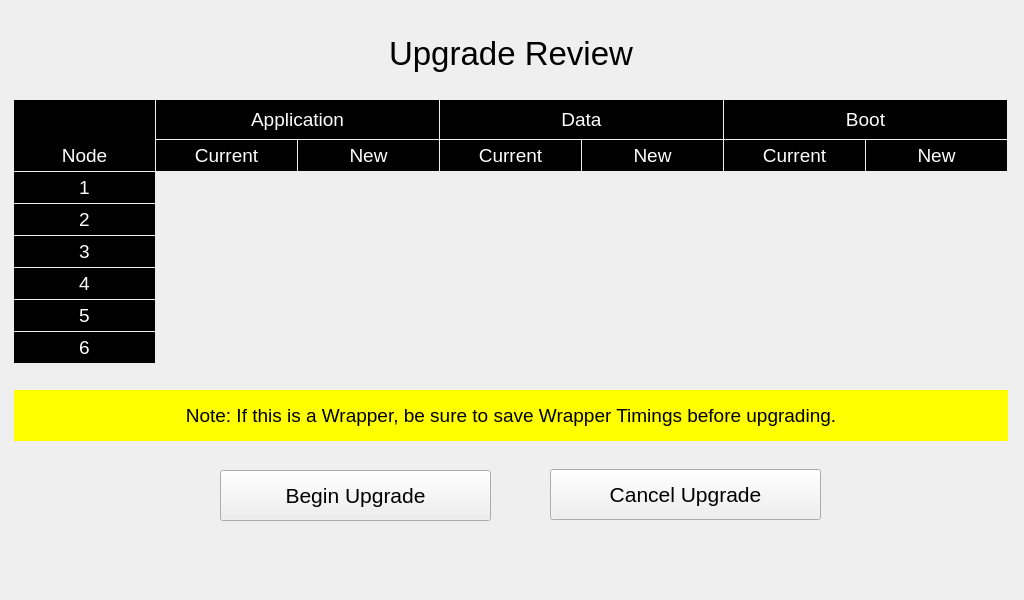
<?xml version="1.0" encoding="UTF-8"?>
<ui version="4.0">
 <class>checkUpgradeAccessWrapper</class>
 <widget class="QWidget" name="checkUpgradeAccessWrapper">
  <property name="geometry">
   <rect>
    <x>0</x>
    <y>0</y>
    <width>1024</width>
    <height>600</height>
   </rect>
  </property>
  <property name="font">
   <font>
    <pointsize>22</pointsize>
   </font>
  </property>
  <property name="windowTitle">
   <string>Form</string>
  </property>
  <widget class="QLabel" name="label_4">
   <property name="geometry">
    <rect>
     <x>156</x>
     <y>100</y>
     <width>283</width>
     <height>39</height>
    </rect>
   </property>
   <property name="font">
    <font>
     <pointsize>14</pointsize>
    </font>
   </property>
   <property name="styleSheet">
    <string notr="true">color: rgb(255, 255, 255);
background-color: rgb(0, 0, 0);</string>
   </property>
   <property name="text">
    <string>Application</string>
   </property>
   <property name="alignment">
    <set>Qt::AlignCenter</set>
   </property>
  </widget>
  <widget class="QLabel" name="label_7">
   <property name="geometry">
    <rect>
     <x>156</x>
     <y>140</y>
     <width>141</width>
     <height>31</height>
    </rect>
   </property>
   <property name="font">
    <font>
     <pointsize>14</pointsize>
    </font>
   </property>
   <property name="styleSheet">
    <string notr="true">color: rgb(255, 255, 255);
background-color: rgb(0, 0, 0);</string>
   </property>
   <property name="text">
    <string>Current</string>
   </property>
   <property name="alignment">
    <set>Qt::AlignCenter</set>
   </property>
  </widget>
  <widget class="QLabel" name="label_9">
   <property name="geometry">
    <rect>
     <x>14</x>
     <y>140</y>
     <width>141</width>
     <height>31</height>
    </rect>
   </property>
   <property name="font">
    <font>
     <pointsize>14</pointsize>
    </font>
   </property>
   <property name="styleSheet">
    <string notr="true">color: rgb(255, 255, 255);
background-color: rgb(0, 0, 0);</string>
   </property>
   <property name="text">
    <string>Node</string>
   </property>
   <property name="alignment">
    <set>Qt::AlignCenter</set>
   </property>
  </widget>
  <widget class="QLabel" name="label_8">
   <property name="geometry">
    <rect>
     <x>14</x>
     <y>100</y>
     <width>141</width>
     <height>41</height>
    </rect>
   </property>
   <property name="font">
    <font>
     <pointsize>14</pointsize>
    </font>
   </property>
   <property name="styleSheet">
    <string notr="true">color: rgb(255, 255, 255);
background-color: rgb(0, 0, 0);</string>
   </property>
   <property name="text">
    <string/>
   </property>
   <property name="alignment">
    <set>Qt::AlignCenter</set>
   </property>
  </widget>
  <widget class="QLabel" name="label_10">
   <property name="geometry">
    <rect>
     <x>298</x>
     <y>140</y>
     <width>141</width>
     <height>31</height>
    </rect>
   </property>
   <property name="font">
    <font>
     <pointsize>14</pointsize>
    </font>
   </property>
   <property name="styleSheet">
    <string notr="true">color: rgb(255, 255, 255);
background-color: rgb(0, 0, 0);</string>
   </property>
   <property name="text">
    <string>New</string>
   </property>
   <property name="alignment">
    <set>Qt::AlignCenter</set>
   </property>
  </widget>
  <widget class="QLabel" name="label_11">
   <property name="geometry">
    <rect>
     <x>582</x>
     <y>140</y>
     <width>141</width>
     <height>31</height>
    </rect>
   </property>
   <property name="font">
    <font>
     <pointsize>14</pointsize>
    </font>
   </property>
   <property name="styleSheet">
    <string notr="true">color: rgb(255, 255, 255);
background-color: rgb(0, 0, 0);</string>
   </property>
   <property name="text">
    <string>New</string>
   </property>
   <property name="alignment">
    <set>Qt::AlignCenter</set>
   </property>
  </widget>
  <widget class="QLabel" name="label_12">
   <property name="geometry">
    <rect>
     <x>440</x>
     <y>140</y>
     <width>141</width>
     <height>31</height>
    </rect>
   </property>
   <property name="font">
    <font>
     <pointsize>14</pointsize>
    </font>
   </property>
   <property name="styleSheet">
    <string notr="true">color: rgb(255, 255, 255);
background-color: rgb(0, 0, 0);</string>
   </property>
   <property name="text">
    <string>Current</string>
   </property>
   <property name="alignment">
    <set>Qt::AlignCenter</set>
   </property>
  </widget>
  <widget class="QLabel" name="label_13">
   <property name="geometry">
    <rect>
     <x>866</x>
     <y>140</y>
     <width>141</width>
     <height>31</height>
    </rect>
   </property>
   <property name="font">
    <font>
     <pointsize>14</pointsize>
    </font>
   </property>
   <property name="styleSheet">
    <string notr="true">color: rgb(255, 255, 255);
background-color: rgb(0, 0, 0);</string>
   </property>
   <property name="text">
    <string>New</string>
   </property>
   <property name="alignment">
    <set>Qt::AlignCenter</set>
   </property>
  </widget>
  <widget class="QLabel" name="label_14">
   <property name="geometry">
    <rect>
     <x>724</x>
     <y>140</y>
     <width>141</width>
     <height>31</height>
    </rect>
   </property>
   <property name="font">
    <font>
     <pointsize>14</pointsize>
    </font>
   </property>
   <property name="styleSheet">
    <string notr="true">color: rgb(255, 255, 255);
background-color: rgb(0, 0, 0);</string>
   </property>
   <property name="text">
    <string>Current</string>
   </property>
   <property name="alignment">
    <set>Qt::AlignCenter</set>
   </property>
  </widget>
  <widget class="QLabel" name="label_15">
   <property name="geometry">
    <rect>
     <x>440</x>
     <y>100</y>
     <width>283</width>
     <height>39</height>
    </rect>
   </property>
   <property name="font">
    <font>
     <pointsize>14</pointsize>
    </font>
   </property>
   <property name="styleSheet">
    <string notr="true">color: rgb(255, 255, 255);
background-color: rgb(0, 0, 0);</string>
   </property>
   <property name="text">
    <string>Data</string>
   </property>
   <property name="alignment">
    <set>Qt::AlignCenter</set>
   </property>
  </widget>
  <widget class="QLabel" name="label_16">
   <property name="geometry">
    <rect>
     <x>724</x>
     <y>100</y>
     <width>283</width>
     <height>39</height>
    </rect>
   </property>
   <property name="font">
    <font>
     <pointsize>14</pointsize>
    </font>
   </property>
   <property name="styleSheet">
    <string notr="true">color: rgb(255, 255, 255);
background-color: rgb(0, 0, 0);</string>
   </property>
   <property name="text">
    <string>Boot</string>
   </property>
   <property name="alignment">
    <set>Qt::AlignCenter</set>
   </property>
  </widget>
  <widget class="QLabel" name="label_17">
   <property name="geometry">
    <rect>
     <x>14</x>
     <y>172</y>
     <width>141</width>
     <height>31</height>
    </rect>
   </property>
   <property name="font">
    <font>
     <pointsize>14</pointsize>
    </font>
   </property>
   <property name="styleSheet">
    <string notr="true">color: rgb(255, 255, 255);
background-color: rgb(0, 0, 0);</string>
   </property>
   <property name="text">
    <string>1</string>
   </property>
   <property name="alignment">
    <set>Qt::AlignCenter</set>
   </property>
  </widget>
  <widget class="QLabel" name="label_18">
   <property name="geometry">
    <rect>
     <x>14</x>
     <y>204</y>
     <width>141</width>
     <height>31</height>
    </rect>
   </property>
   <property name="font">
    <font>
     <pointsize>14</pointsize>
    </font>
   </property>
   <property name="styleSheet">
    <string notr="true">color: rgb(255, 255, 255);
background-color: rgb(0, 0, 0);</string>
   </property>
   <property name="text">
    <string>2</string>
   </property>
   <property name="alignment">
    <set>Qt::AlignCenter</set>
   </property>
  </widget>
  <widget class="QLabel" name="label_19">
   <property name="geometry">
    <rect>
     <x>14</x>
     <y>300</y>
     <width>141</width>
     <height>31</height>
    </rect>
   </property>
   <property name="font">
    <font>
     <pointsize>14</pointsize>
    </font>
   </property>
   <property name="styleSheet">
    <string notr="true">color: rgb(255, 255, 255);
background-color: rgb(0, 0, 0);</string>
   </property>
   <property name="text">
    <string>5</string>
   </property>
   <property name="alignment">
    <set>Qt::AlignCenter</set>
   </property>
  </widget>
  <widget class="QLabel" name="label_20">
   <property name="geometry">
    <rect>
     <x>14</x>
     <y>268</y>
     <width>141</width>
     <height>31</height>
    </rect>
   </property>
   <property name="font">
    <font>
     <pointsize>14</pointsize>
    </font>
   </property>
   <property name="styleSheet">
    <string notr="true">color: rgb(255, 255, 255);
background-color: rgb(0, 0, 0);</string>
   </property>
   <property name="text">
    <string>4</string>
   </property>
   <property name="alignment">
    <set>Qt::AlignCenter</set>
   </property>
  </widget>
  <widget class="QLabel" name="label_21">
   <property name="geometry">
    <rect>
     <x>14</x>
     <y>236</y>
     <width>141</width>
     <height>31</height>
    </rect>
   </property>
   <property name="font">
    <font>
     <pointsize>14</pointsize>
    </font>
   </property>
   <property name="styleSheet">
    <string notr="true">color: rgb(255, 255, 255);
background-color: rgb(0, 0, 0);</string>
   </property>
   <property name="text">
    <string>3</string>
   </property>
   <property name="alignment">
    <set>Qt::AlignCenter</set>
   </property>
  </widget>
  <widget class="QLabel" name="label_22">
   <property name="geometry">
    <rect>
     <x>14</x>
     <y>332</y>
     <width>141</width>
     <height>31</height>
    </rect>
   </property>
   <property name="font">
    <font>
     <pointsize>14</pointsize>
    </font>
   </property>
   <property name="styleSheet">
    <string notr="true">color: rgb(255, 255, 255);
background-color: rgb(0, 0, 0);</string>
   </property>
   <property name="text">
    <string>6</string>
   </property>
   <property name="alignment">
    <set>Qt::AlignCenter</set>
   </property>
  </widget>
  <widget class="QLabel" name="lblCurrentApplication1">
   <property name="geometry">
    <rect>
     <x>156</x>
     <y>172</y>
     <width>141</width>
     <height>31</height>
    </rect>
   </property>
   <property name="font">
    <font>
     <pointsize>14</pointsize>
    </font>
   </property>
   <property name="styleSheet">
    <string notr="true"/>
   </property>
   <property name="text">
    <string notr="true"/>
   </property>
   <property name="alignment">
    <set>Qt::AlignCenter</set>
   </property>
  </widget>
  <widget class="QLabel" name="lblNewApplication1">
   <property name="geometry">
    <rect>
     <x>298</x>
     <y>172</y>
     <width>141</width>
     <height>31</height>
    </rect>
   </property>
   <property name="font">
    <font>
     <pointsize>14</pointsize>
    </font>
   </property>
   <property name="styleSheet">
    <string notr="true"/>
   </property>
   <property name="text">
    <string notr="true"/>
   </property>
   <property name="alignment">
    <set>Qt::AlignCenter</set>
   </property>
  </widget>
  <widget class="QLabel" name="lblCurrentData1">
   <property name="geometry">
    <rect>
     <x>440</x>
     <y>172</y>
     <width>141</width>
     <height>31</height>
    </rect>
   </property>
   <property name="font">
    <font>
     <pointsize>14</pointsize>
    </font>
   </property>
   <property name="styleSheet">
    <string notr="true"/>
   </property>
   <property name="text">
    <string notr="true"/>
   </property>
   <property name="alignment">
    <set>Qt::AlignCenter</set>
   </property>
  </widget>
  <widget class="QLabel" name="lblNewData1">
   <property name="geometry">
    <rect>
     <x>582</x>
     <y>172</y>
     <width>141</width>
     <height>31</height>
    </rect>
   </property>
   <property name="font">
    <font>
     <pointsize>14</pointsize>
    </font>
   </property>
   <property name="styleSheet">
    <string notr="true"/>
   </property>
   <property name="text">
    <string notr="true"/>
   </property>
   <property name="alignment">
    <set>Qt::AlignCenter</set>
   </property>
  </widget>
  <widget class="QLabel" name="lblCurrentBoot1">
   <property name="geometry">
    <rect>
     <x>724</x>
     <y>172</y>
     <width>141</width>
     <height>31</height>
    </rect>
   </property>
   <property name="font">
    <font>
     <pointsize>14</pointsize>
    </font>
   </property>
   <property name="styleSheet">
    <string notr="true"/>
   </property>
   <property name="text">
    <string notr="true"/>
   </property>
   <property name="alignment">
    <set>Qt::AlignCenter</set>
   </property>
  </widget>
  <widget class="QLabel" name="lblNewBoot1">
   <property name="geometry">
    <rect>
     <x>866</x>
     <y>172</y>
     <width>141</width>
     <height>31</height>
    </rect>
   </property>
   <property name="font">
    <font>
     <pointsize>14</pointsize>
    </font>
   </property>
   <property name="styleSheet">
    <string notr="true"/>
   </property>
   <property name="text">
    <string notr="true"/>
   </property>
   <property name="alignment">
    <set>Qt::AlignCenter</set>
   </property>
  </widget>
  <widget class="QLabel" name="lblCurrentApplication2">
   <property name="geometry">
    <rect>
     <x>156</x>
     <y>204</y>
     <width>141</width>
     <height>31</height>
    </rect>
   </property>
   <property name="font">
    <font>
     <pointsize>14</pointsize>
    </font>
   </property>
   <property name="styleSheet">
    <string notr="true"/>
   </property>
   <property name="text">
    <string notr="true"/>
   </property>
   <property name="alignment">
    <set>Qt::AlignCenter</set>
   </property>
  </widget>
  <widget class="QLabel" name="lblNewData2">
   <property name="geometry">
    <rect>
     <x>582</x>
     <y>204</y>
     <width>141</width>
     <height>31</height>
    </rect>
   </property>
   <property name="font">
    <font>
     <pointsize>14</pointsize>
    </font>
   </property>
   <property name="styleSheet">
    <string notr="true"/>
   </property>
   <property name="text">
    <string notr="true"/>
   </property>
   <property name="alignment">
    <set>Qt::AlignCenter</set>
   </property>
  </widget>
  <widget class="QLabel" name="lblCurrentBoot2">
   <property name="geometry">
    <rect>
     <x>724</x>
     <y>204</y>
     <width>141</width>
     <height>31</height>
    </rect>
   </property>
   <property name="font">
    <font>
     <pointsize>14</pointsize>
    </font>
   </property>
   <property name="styleSheet">
    <string notr="true"/>
   </property>
   <property name="text">
    <string notr="true"/>
   </property>
   <property name="alignment">
    <set>Qt::AlignCenter</set>
   </property>
  </widget>
  <widget class="QLabel" name="lblNewBoot2">
   <property name="geometry">
    <rect>
     <x>866</x>
     <y>204</y>
     <width>141</width>
     <height>31</height>
    </rect>
   </property>
   <property name="font">
    <font>
     <pointsize>14</pointsize>
    </font>
   </property>
   <property name="styleSheet">
    <string notr="true"/>
   </property>
   <property name="text">
    <string notr="true"/>
   </property>
   <property name="alignment">
    <set>Qt::AlignCenter</set>
   </property>
  </widget>
  <widget class="QLabel" name="lblCurrentData2">
   <property name="geometry">
    <rect>
     <x>440</x>
     <y>204</y>
     <width>141</width>
     <height>31</height>
    </rect>
   </property>
   <property name="font">
    <font>
     <pointsize>14</pointsize>
    </font>
   </property>
   <property name="styleSheet">
    <string notr="true"/>
   </property>
   <property name="text">
    <string notr="true"/>
   </property>
   <property name="alignment">
    <set>Qt::AlignCenter</set>
   </property>
  </widget>
  <widget class="QLabel" name="lblNewApplication2">
   <property name="geometry">
    <rect>
     <x>298</x>
     <y>204</y>
     <width>141</width>
     <height>31</height>
    </rect>
   </property>
   <property name="font">
    <font>
     <pointsize>14</pointsize>
    </font>
   </property>
   <property name="styleSheet">
    <string notr="true"/>
   </property>
   <property name="text">
    <string notr="true"/>
   </property>
   <property name="alignment">
    <set>Qt::AlignCenter</set>
   </property>
  </widget>
  <widget class="QLabel" name="lblCurrentApplication3">
   <property name="geometry">
    <rect>
     <x>156</x>
     <y>236</y>
     <width>141</width>
     <height>31</height>
    </rect>
   </property>
   <property name="font">
    <font>
     <pointsize>14</pointsize>
    </font>
   </property>
   <property name="styleSheet">
    <string notr="true"/>
   </property>
   <property name="text">
    <string notr="true"/>
   </property>
   <property name="alignment">
    <set>Qt::AlignCenter</set>
   </property>
  </widget>
  <widget class="QLabel" name="lblNewData3">
   <property name="geometry">
    <rect>
     <x>582</x>
     <y>236</y>
     <width>141</width>
     <height>31</height>
    </rect>
   </property>
   <property name="font">
    <font>
     <pointsize>14</pointsize>
    </font>
   </property>
   <property name="styleSheet">
    <string notr="true"/>
   </property>
   <property name="text">
    <string notr="true"/>
   </property>
   <property name="alignment">
    <set>Qt::AlignCenter</set>
   </property>
  </widget>
  <widget class="QLabel" name="lblCurrentBoot3">
   <property name="geometry">
    <rect>
     <x>724</x>
     <y>236</y>
     <width>141</width>
     <height>31</height>
    </rect>
   </property>
   <property name="font">
    <font>
     <pointsize>14</pointsize>
    </font>
   </property>
   <property name="styleSheet">
    <string notr="true"/>
   </property>
   <property name="text">
    <string notr="true"/>
   </property>
   <property name="alignment">
    <set>Qt::AlignCenter</set>
   </property>
  </widget>
  <widget class="QLabel" name="lblNewBoot3">
   <property name="geometry">
    <rect>
     <x>866</x>
     <y>236</y>
     <width>141</width>
     <height>31</height>
    </rect>
   </property>
   <property name="font">
    <font>
     <pointsize>14</pointsize>
    </font>
   </property>
   <property name="styleSheet">
    <string notr="true"/>
   </property>
   <property name="text">
    <string notr="true"/>
   </property>
   <property name="alignment">
    <set>Qt::AlignCenter</set>
   </property>
  </widget>
  <widget class="QLabel" name="lblCurrentData3">
   <property name="geometry">
    <rect>
     <x>440</x>
     <y>236</y>
     <width>141</width>
     <height>31</height>
    </rect>
   </property>
   <property name="font">
    <font>
     <pointsize>14</pointsize>
    </font>
   </property>
   <property name="styleSheet">
    <string notr="true"/>
   </property>
   <property name="text">
    <string notr="true"/>
   </property>
   <property name="alignment">
    <set>Qt::AlignCenter</set>
   </property>
  </widget>
  <widget class="QLabel" name="lblNewApplication3">
   <property name="geometry">
    <rect>
     <x>298</x>
     <y>236</y>
     <width>141</width>
     <height>31</height>
    </rect>
   </property>
   <property name="font">
    <font>
     <pointsize>14</pointsize>
    </font>
   </property>
   <property name="styleSheet">
    <string notr="true"/>
   </property>
   <property name="text">
    <string notr="true"/>
   </property>
   <property name="alignment">
    <set>Qt::AlignCenter</set>
   </property>
  </widget>
  <widget class="QLabel" name="lblNewApplication4">
   <property name="geometry">
    <rect>
     <x>298</x>
     <y>268</y>
     <width>141</width>
     <height>31</height>
    </rect>
   </property>
   <property name="font">
    <font>
     <pointsize>14</pointsize>
    </font>
   </property>
   <property name="styleSheet">
    <string notr="true"/>
   </property>
   <property name="text">
    <string notr="true"/>
   </property>
   <property name="alignment">
    <set>Qt::AlignCenter</set>
   </property>
  </widget>
  <widget class="QLabel" name="lblNewData4">
   <property name="geometry">
    <rect>
     <x>582</x>
     <y>268</y>
     <width>141</width>
     <height>31</height>
    </rect>
   </property>
   <property name="font">
    <font>
     <pointsize>14</pointsize>
    </font>
   </property>
   <property name="styleSheet">
    <string notr="true"/>
   </property>
   <property name="text">
    <string notr="true"/>
   </property>
   <property name="alignment">
    <set>Qt::AlignCenter</set>
   </property>
  </widget>
  <widget class="QLabel" name="lblCurrentData4">
   <property name="geometry">
    <rect>
     <x>440</x>
     <y>268</y>
     <width>141</width>
     <height>31</height>
    </rect>
   </property>
   <property name="font">
    <font>
     <pointsize>14</pointsize>
    </font>
   </property>
   <property name="styleSheet">
    <string notr="true"/>
   </property>
   <property name="text">
    <string notr="true"/>
   </property>
   <property name="alignment">
    <set>Qt::AlignCenter</set>
   </property>
  </widget>
  <widget class="QLabel" name="lblNewBoot4">
   <property name="geometry">
    <rect>
     <x>866</x>
     <y>268</y>
     <width>141</width>
     <height>31</height>
    </rect>
   </property>
   <property name="font">
    <font>
     <pointsize>14</pointsize>
    </font>
   </property>
   <property name="styleSheet">
    <string notr="true"/>
   </property>
   <property name="text">
    <string notr="true"/>
   </property>
   <property name="alignment">
    <set>Qt::AlignCenter</set>
   </property>
  </widget>
  <widget class="QLabel" name="lblCurrentBoot4">
   <property name="geometry">
    <rect>
     <x>724</x>
     <y>268</y>
     <width>141</width>
     <height>31</height>
    </rect>
   </property>
   <property name="font">
    <font>
     <pointsize>14</pointsize>
    </font>
   </property>
   <property name="styleSheet">
    <string notr="true"/>
   </property>
   <property name="text">
    <string notr="true"/>
   </property>
   <property name="alignment">
    <set>Qt::AlignCenter</set>
   </property>
  </widget>
  <widget class="QLabel" name="lblCurrentApplication4">
   <property name="geometry">
    <rect>
     <x>156</x>
     <y>268</y>
     <width>141</width>
     <height>31</height>
    </rect>
   </property>
   <property name="font">
    <font>
     <pointsize>14</pointsize>
    </font>
   </property>
   <property name="styleSheet">
    <string notr="true"/>
   </property>
   <property name="text">
    <string notr="true"/>
   </property>
   <property name="alignment">
    <set>Qt::AlignCenter</set>
   </property>
  </widget>
  <widget class="QLabel" name="lblNewApplication5">
   <property name="geometry">
    <rect>
     <x>298</x>
     <y>300</y>
     <width>141</width>
     <height>31</height>
    </rect>
   </property>
   <property name="font">
    <font>
     <pointsize>14</pointsize>
    </font>
   </property>
   <property name="styleSheet">
    <string notr="true"/>
   </property>
   <property name="text">
    <string notr="true"/>
   </property>
   <property name="alignment">
    <set>Qt::AlignCenter</set>
   </property>
  </widget>
  <widget class="QLabel" name="lblNewData5">
   <property name="geometry">
    <rect>
     <x>582</x>
     <y>300</y>
     <width>141</width>
     <height>31</height>
    </rect>
   </property>
   <property name="font">
    <font>
     <pointsize>14</pointsize>
    </font>
   </property>
   <property name="styleSheet">
    <string notr="true"/>
   </property>
   <property name="text">
    <string notr="true"/>
   </property>
   <property name="alignment">
    <set>Qt::AlignCenter</set>
   </property>
  </widget>
  <widget class="QLabel" name="lblCurrentData5">
   <property name="geometry">
    <rect>
     <x>440</x>
     <y>300</y>
     <width>141</width>
     <height>31</height>
    </rect>
   </property>
   <property name="font">
    <font>
     <pointsize>14</pointsize>
    </font>
   </property>
   <property name="styleSheet">
    <string notr="true"/>
   </property>
   <property name="text">
    <string notr="true"/>
   </property>
   <property name="alignment">
    <set>Qt::AlignCenter</set>
   </property>
  </widget>
  <widget class="QLabel" name="lblNewBoot5">
   <property name="geometry">
    <rect>
     <x>866</x>
     <y>300</y>
     <width>141</width>
     <height>31</height>
    </rect>
   </property>
   <property name="font">
    <font>
     <pointsize>14</pointsize>
    </font>
   </property>
   <property name="styleSheet">
    <string notr="true"/>
   </property>
   <property name="text">
    <string notr="true"/>
   </property>
   <property name="alignment">
    <set>Qt::AlignCenter</set>
   </property>
  </widget>
  <widget class="QLabel" name="lblCurrentBoot5">
   <property name="geometry">
    <rect>
     <x>724</x>
     <y>300</y>
     <width>141</width>
     <height>31</height>
    </rect>
   </property>
   <property name="font">
    <font>
     <pointsize>14</pointsize>
    </font>
   </property>
   <property name="styleSheet">
    <string notr="true"/>
   </property>
   <property name="text">
    <string notr="true"/>
   </property>
   <property name="alignment">
    <set>Qt::AlignCenter</set>
   </property>
  </widget>
  <widget class="QLabel" name="lblCurrentApplication5">
   <property name="geometry">
    <rect>
     <x>156</x>
     <y>300</y>
     <width>141</width>
     <height>31</height>
    </rect>
   </property>
   <property name="font">
    <font>
     <pointsize>14</pointsize>
    </font>
   </property>
   <property name="styleSheet">
    <string notr="true"/>
   </property>
   <property name="text">
    <string notr="true"/>
   </property>
   <property name="alignment">
    <set>Qt::AlignCenter</set>
   </property>
  </widget>
  <widget class="QLabel" name="lblNewApplication6">
   <property name="geometry">
    <rect>
     <x>298</x>
     <y>332</y>
     <width>141</width>
     <height>31</height>
    </rect>
   </property>
   <property name="font">
    <font>
     <pointsize>14</pointsize>
    </font>
   </property>
   <property name="styleSheet">
    <string notr="true"/>
   </property>
   <property name="text">
    <string notr="true"/>
   </property>
   <property name="alignment">
    <set>Qt::AlignCenter</set>
   </property>
  </widget>
  <widget class="QLabel" name="lblNewData6">
   <property name="geometry">
    <rect>
     <x>582</x>
     <y>332</y>
     <width>141</width>
     <height>31</height>
    </rect>
   </property>
   <property name="font">
    <font>
     <pointsize>14</pointsize>
    </font>
   </property>
   <property name="styleSheet">
    <string notr="true"/>
   </property>
   <property name="text">
    <string notr="true"/>
   </property>
   <property name="alignment">
    <set>Qt::AlignCenter</set>
   </property>
  </widget>
  <widget class="QLabel" name="lblCurrentData6">
   <property name="geometry">
    <rect>
     <x>440</x>
     <y>332</y>
     <width>141</width>
     <height>31</height>
    </rect>
   </property>
   <property name="font">
    <font>
     <pointsize>14</pointsize>
    </font>
   </property>
   <property name="styleSheet">
    <string notr="true"/>
   </property>
   <property name="text">
    <string notr="true"/>
   </property>
   <property name="alignment">
    <set>Qt::AlignCenter</set>
   </property>
  </widget>
  <widget class="QLabel" name="lblNewBoot6">
   <property name="geometry">
    <rect>
     <x>866</x>
     <y>332</y>
     <width>141</width>
     <height>31</height>
    </rect>
   </property>
   <property name="font">
    <font>
     <pointsize>14</pointsize>
    </font>
   </property>
   <property name="styleSheet">
    <string notr="true"/>
   </property>
   <property name="text">
    <string notr="true"/>
   </property>
   <property name="alignment">
    <set>Qt::AlignCenter</set>
   </property>
  </widget>
  <widget class="QLabel" name="lblCurrentBoot6">
   <property name="geometry">
    <rect>
     <x>724</x>
     <y>332</y>
     <width>141</width>
     <height>31</height>
    </rect>
   </property>
   <property name="font">
    <font>
     <pointsize>14</pointsize>
    </font>
   </property>
   <property name="styleSheet">
    <string notr="true"/>
   </property>
   <property name="text">
    <string notr="true"/>
   </property>
   <property name="alignment">
    <set>Qt::AlignCenter</set>
   </property>
  </widget>
  <widget class="QLabel" name="lblCurrentApplication6">
   <property name="geometry">
    <rect>
     <x>156</x>
     <y>332</y>
     <width>141</width>
     <height>31</height>
    </rect>
   </property>
   <property name="font">
    <font>
     <pointsize>14</pointsize>
    </font>
   </property>
   <property name="styleSheet">
    <string notr="true"/>
   </property>
   <property name="text">
    <string notr="true"/>
   </property>
   <property name="alignment">
    <set>Qt::AlignCenter</set>
   </property>
  </widget>
  <widget class="QPushButton" name="btnCancelUpgrade">
   <property name="geometry">
    <rect>
     <x>550</x>
     <y>469</y>
     <width>271</width>
     <height>51</height>
    </rect>
   </property>
   <property name="minimumSize">
    <size>
     <width>0</width>
     <height>51</height>
    </size>
   </property>
   <property name="maximumSize">
    <size>
     <width>16777215</width>
     <height>51</height>
    </size>
   </property>
   <property name="font">
    <font>
     <pointsize>16</pointsize>
    </font>
   </property>
   <property name="text">
    <string>Cancel Upgrade</string>
   </property>
  </widget>
  <widget class="QPushButton" name="btnBeginUpgrade">
   <property name="geometry">
    <rect>
     <x>220</x>
     <y>470</y>
     <width>271</width>
     <height>51</height>
    </rect>
   </property>
   <property name="minimumSize">
    <size>
     <width>0</width>
     <height>51</height>
    </size>
   </property>
   <property name="maximumSize">
    <size>
     <width>16777215</width>
     <height>51</height>
    </size>
   </property>
   <property name="font">
    <font>
     <pointsize>16</pointsize>
    </font>
   </property>
   <property name="text">
    <string>Begin Upgrade</string>
   </property>
  </widget>
  <widget class="QLabel" name="label_23">
   <property name="geometry">
    <rect>
     <x>14</x>
     <y>390</y>
     <width>994</width>
     <height>51</height>
    </rect>
   </property>
   <property name="font">
    <font>
     <pointsize>14</pointsize>
    </font>
   </property>
   <property name="styleSheet">
    <string notr="true">background-color: yellow;</string>
   </property>
   <property name="text">
    <string>Note: If this is a Wrapper, be sure to save Wrapper Timings before upgrading.</string>
   </property>
   <property name="alignment">
    <set>Qt::AlignCenter</set>
   </property>
  </widget>
  <widget class="QLabel" name="label_24">
   <property name="geometry">
    <rect>
     <x>14</x>
     <y>8</y>
     <width>994</width>
     <height>91</height>
    </rect>
   </property>
   <property name="font">
    <font>
     <pointsize>25</pointsize>
    </font>
   </property>
   <property name="styleSheet">
    <string notr="true"/>
   </property>
   <property name="text">
    <string>Upgrade Review</string>
   </property>
   <property name="alignment">
    <set>Qt::AlignCenter</set>
   </property>
  </widget>
 </widget>
 <resources/>
 <connections/>
</ui>
